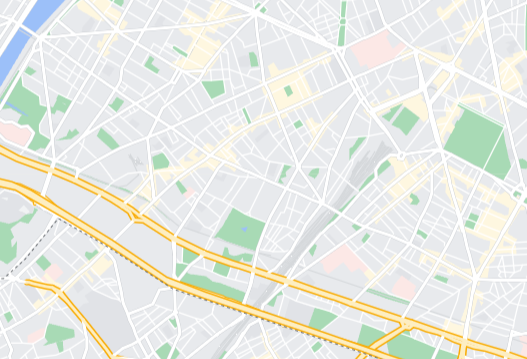
#> input picture IA/TP5/isep.png, 527 x 359 px
$ jupyter execute --allow-errors lab05-Pierre-Loviton.ipynb
#> lines starting #> are read from the running program, lines starting #| are printed output that depends on the picture; after the words box and inside, x2 and y2 are one past the last pixel; in counts of white or black regions, pixels touching at a corner belong together
[cell 1]
###############################################################################
# OPTIMIZATION & AI - LAB 05 FERHAT MATTHIEU ET LOVITON PIERRE
###############################################################################

[cell 2]
# System imports
from time import process_time

#Extra library imports
import matplotlib.pyplot as plt
import numpy as np
from PIL import Image
from sklearn.cluster import KMeans
from scipy import sparse
from skimage.morphology import skeletonize
#from sknetwork.path import shortest_path
from scipy.sparse.csgraph import shortest_path

[cell 3]
# User inputs
impath = 'isep.png'
end_point = [321, 66]
start_point = [47, 482]

Nowadays, many web or phone applications help you planning your itinerary considering real-time traffic conditions.  Among these applications, Google Maps proposes an interactive map created using satellite images and aerial photos. The user selects the desired starting and ending points, and the application then finds the shortest path according to the current traffic conditions, but also other parameters such as the mode of transport.
In this lab, we will try to reproduce a very basic version of Google Maps using famous shortest path algorithms.

# I.  Journey planning on a Google Maps' image

## a) Data exploration and pre-processing

On this sunny spring morning, you rode your bike to attend the lecture course on optimization & AI planned at Paris. Unfortunately, the lab will take place at Issy-les-Moulineaux, 30 minutes after the end of the lecture... Will you be on time?

Let's look at the map given by a famous phone application to try to answer this question.

<font color='blue'> Question 1: load the map image. Display it, and plot also on this same figure the starting (in magenta) and ending (in red) points. You have to use the variables in the "user inputs" cell.  </font>

[cell 4]
# Load the input image
im_arr = np.array(Image.open(impath))
#> im_arr is the input picture: shape (359, 527, 3); mean R, G, B 232.7, 235.1, 228.5

# Get the size of the image
sx, sy, nb_channels = im_arr.shape
#> sx = 359; sy = 527; nb_channels = 3

# Display the input map, the starting and ending points
fig, ax = plt.subplots(figsize=(10, 10))
ax.imshow(im_arr)
ax.scatter(x=start_point[1],y=start_point[0], color = 'magenta')
ax.scatter(x = end_point[1], y = end_point[0], color = 'r')
plt.title('The map')
plt.show()
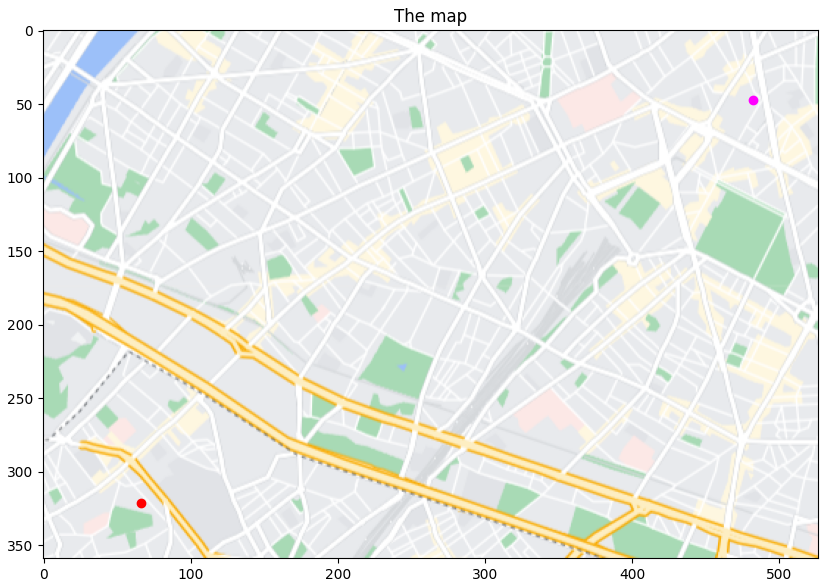
#> figure drawn by matplotlib, 1 panel

Fortunately, we see that there exists a path between the two locations! We will use some shortest path methods seen during lesson 6 to find the optimal bike journey. To that purpose, we have to create a **graph**, where **each node represents a pixel of the above image belonging to a road**. Thus, a candidate path is a sequence of **adjacent** pixels going from the starting point to the ending point.

To create this graph, we first need to create the binary image of all possible roads. Looking at the above image, we suppose that a road may be represented in yellow or white.
To simplify the problem, we will work only on one of the channels of the image (red, green or blue). To select the most appropriate channel, we now look at each of them.

[cell 5]
# Display the 3 channels
fig, ax = plt.subplots(1, 3, figsize=(20, 20))
for channel_id, color in zip(range(nb_channels),
                             ['Red', 'Green', 'Blue']):
    ax[channel_id].imshow(im_arr[:, :, channel_id],
                          cmap='gray')
    ax[channel_id].set_title(color + ' channel')
    ax[channel_id].axis('off')
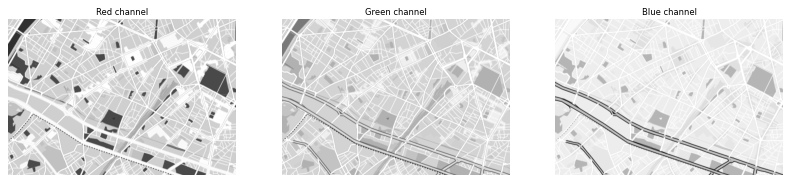
#> figure drawn by matplotlib, 3 panels

You should see which channel is particularly appropriate!
We will now apply a classification algorithm on the pixels of this channel to create the binary image of the roads.

<font color='blue'> Question 2: put the most relevant channel into the "input_arr"  variable. Apply a K-Means on this channel using the associated Scikit-Learn function, setting the number of clusters to 3, and the "random_state" parameter to 0 so that your results and reproducible. Reshape the output classification into an image of same size as the input image. You may use the "reshape" function from Numpy.</font>

[cell 6]
# Extract the most appropriate channel
input_arr = im_arr[:, :, 0]
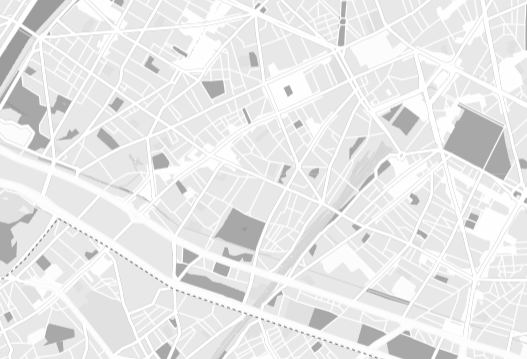
#> input_arr: shape (359, 527); min 133, max 255, mean 232.7

# Reshape your channel image into a vector (needed to apply K-Means)
input_arr = input_arr.reshape((-1, 1))

# Apply a 3-class K-Means on the selected channel
kmeans = KMeans(n_clusters= 3, random_state=0).fit(input_arr)

# Select the vector of labels
seg_arr = kmeans.labels_

# Reshape this vector into an image of size sx x sy
seg_arr = seg_arr.reshape((sx, sy))
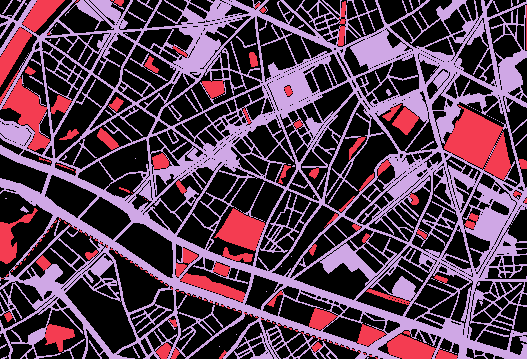
#> seg_arr: shape (359, 527) int32; 3 distinct labels, from 0 to 2; one colour per label, 0 black

# Display the output classification
fig, ax = plt.subplots(figsize=(15, 15))
im0 = ax.imshow(seg_arr, cmap='gray', vmin=0, vmax=2) #
ax.axis('off')
cb = plt.colorbar(im0, shrink=0.55)
plt.show()
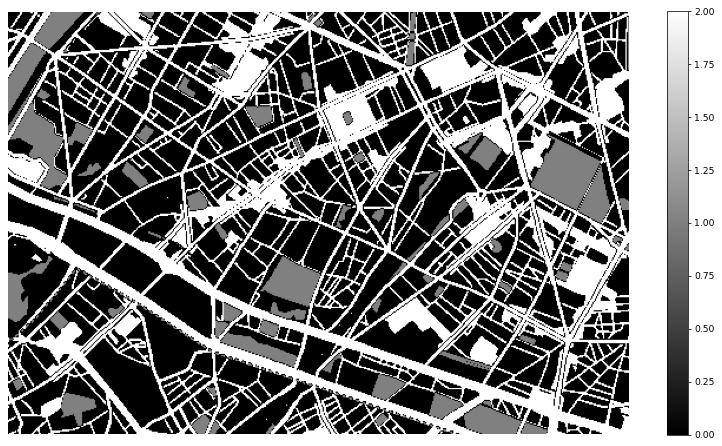
#> figure drawn by matplotlib, 2 panels

You see that the input image was segmented into three classes. You have now to extract the one corresponding to the roads.

<font color='blue'> Question 3: create the **binary image** of the roads extracting the appropriate class. </font>

[cell 7]
# Select the road array
road_arr = seg_arr
road_arr[road_arr==1]=0
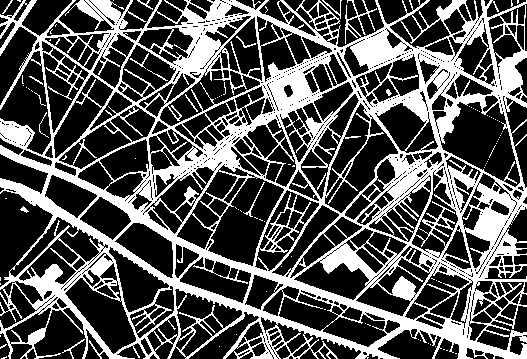
#> road_arr: shape (359, 527) int32; values 0 (black) and 2 (white), 33.6% white; 96 white regions (80 under 20 px), largest, box (x1, y1, x2, y2) and area: (0, 0, 527, 359) 62770, (243, 182, 265, 217) 71, (322, 0, 342, 19) 57
road_arr[road_arr==2]=1


# Display the binary image of the roads
fig, ax = plt.subplots(figsize=(15, 15))
ax.imshow(road_arr, cmap='gray')
ax.axis('off')
plt.show()

That's quite good! To reduce the computation time, we can "shrink" the road. This step is not mandatory, but trully recommanded...
To that purpose, we now compute the morphological skeleton of the binary image of the road (if interested, you can find many information on this method on various web sites).

[cell 8]
# Compute the morphological skeleton of the road map
road_arr = skeletonize(road_arr).astype(int)
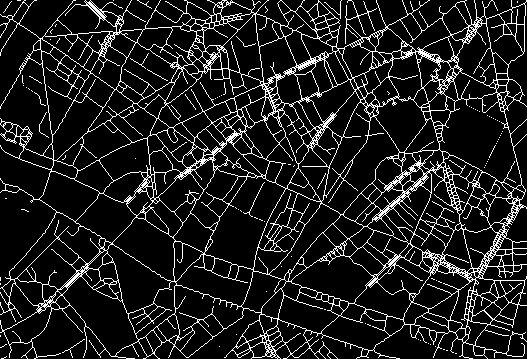
#> road_arr: shape (359, 527) int64; values 0 (black) and 1 (white), 11.9% white in thin lines or dots

# Display the post-processed binary image of the roads
fig, ax = plt.subplots(figsize=(15, 15))
ax.imshow(road_arr, cmap='gray')
ax.axis('off')
plt.show()

We are now ready to create the graph of this binary road map! But first, we need to check that our starting and ending points belong to this map.

[cell 9]
# Display the road map values of the starting and ending points
print(road_arr[start_point[0], start_point[1]])
#| 0
print(road_arr[end_point[0], end_point[1]])
#| 0

Unfortunately, we did not precisely choose the starting and ending points. In fact, that is not a problem: we have to associate each of these two points with the closest one on the road map. This process is frequently performed for this kind of application!

<font color='blue'> Question 4: replace the starting point with the nearest pixel on the road, "nearest" meaning with the smallest euclidian distance. Do the same for the ending point. </font>

[cell 10]
end_point = [321, 66]
start_point = [47, 482]

# Get the coordinates of the road pixels
[x, y] = np.where(road_arr == 1)

# Replace the starting point with the nearest pixel on the road
start_loc = np.argmin(np.sqrt(np.square(start_point[0]-x) +  np.square(start_point[1]-y)))
#> start_loc = 3191
start_point = (x[start_loc],y[start_loc])
#> start_point = (44, 485)


# Replace the ending point with the nearest pixel on the road
end_loc = np.argmin(np.sqrt((end_point[0]-x)**2+(end_point[1]-y)**2))
#> end_loc = 20230
end_point = (x[end_loc],y[end_loc])
#> end_point = (318, 69)


# Check that the updated points are on the roads
print(road_arr[start_point[0], start_point[1]])
#| 1
print(road_arr[end_point[0], end_point[1]])
#| 1

Hopefully, it worked! We can now deal with the major pre-processing step: converting the road map into a graph.

As said previously, each node of the expected graph is a pixel of the road map. We will create the (unweighted) adjacency matrix $A$, such as $A[i, j] = 1$ if pixels $i$ and $j$ are adjacent, 0 otherwise. We have to define more precisely what "adjacent" means: we decide that two pixels are adjacent if the euclidian distance between them is equal or less than $\sqrt{2}$ pixels. Thus, they have to touch each other on the same line, column or diagonal. To reduce computation time, the $A$ matrix should be of size nb_pixels x nb_pixels, with **nb_pixels the number of road pixels**.

<font color='blue'> Question 5: create the adjacency matrix using the "sparse.csr_matrix" function from Scipy. **As usually,you have to look at the documentation of this function, and study the given examples to write the appropriate answer!**</font>

[cell 11]
x[0]
#> Out = 0

#> (a cell that did not finish here is left out)

[cell 13]
# Number of input pixels/nodes
nb_pixels = len(x)
#> nb_pixels = 22524

# Create the adjacency matrix
#> (the rest of this cell did not finish here and is left out)

#> (a cell that did not finish here is left out)

#> (a cell that did not finish here is left out)

We have now everything we need to apply a shortest path method on the created graph to solve our problem!

## b) Shortest path algorithms

<font color='blue'> Question 6: apply the **Dijkstra's algorithm** on the **unweighted** adjacency matrix of the input graph to find the shortest path between the selected starting and ending points. You have to use the "shortest path" function from Scikit-network **or** Scipy. What is the length of the resulting path? </font>

[cell 16]
from scipy.sparse import csr_matrix

#> (a cell that did not finish here is left out)

#> (a cell that did not finish here is left out)

To compute the transport time, we need the cost between two adjacent edges of the shortest path to be proportional to the euclidian distance between the two associated pixels. We just relaunch our algorithm taking the **weighted** adjacency matrix as an input, so that $A[i, j] = d(i, j)$, with $d(i, j)$ the euclidian distance between two **adjacent** pixels $i$ and $j$. We still have $A[i, j] = 0$ if pixels $i$ and $j$ are not adjacent.

<font color='blue'> Question 7: apply the **Dijkstra's algorithm** on the **weighted** adjacency matrix of the input graph to find the shortest path between the selected starting and ending points. You have to use the "shortest path" function from Scikit-network **or** Scipy. What is the length of the resulting path? </font>

#> (a cell that did not finish here is left out)

#> (a cell that did not finish here is left out)

#> (a cell that did not finish here is left out)

We obtained two different lengths. We can also visually check that we found two different paths.

<font color='blue'> Question 8: display the RGB input image, and plot also on this same figure the starting (in magenta) and ending (in red) points, the paths obtained in question 7 (in cyan) and 8 (in blue).  </font>

[cell 22]
list = [end_loc]
#> list = [20230]

#> (the rest of this cell did not finish here and is left out)

[cell 23]
path1 = (x[list],y[list])
#> path1 = ([318], [69])

[cell 24]
# Display the RDG input map, the starting and ending points, and paths
fig, ax = plt.subplots(figsize=(10, 10))
ax.imshow(im_arr)
ax.scatter(x=start_point[1],y=start_point[0], color = 'magenta')
ax.scatter(x = end_point[1], y = end_point[0], color = 'r')
ax.scatter(x = path1[1],y=path1[0], color = 'c')
#ax.plot(dist_matrix_w, color = 'b')
plt.title('The map')
plt.show()
